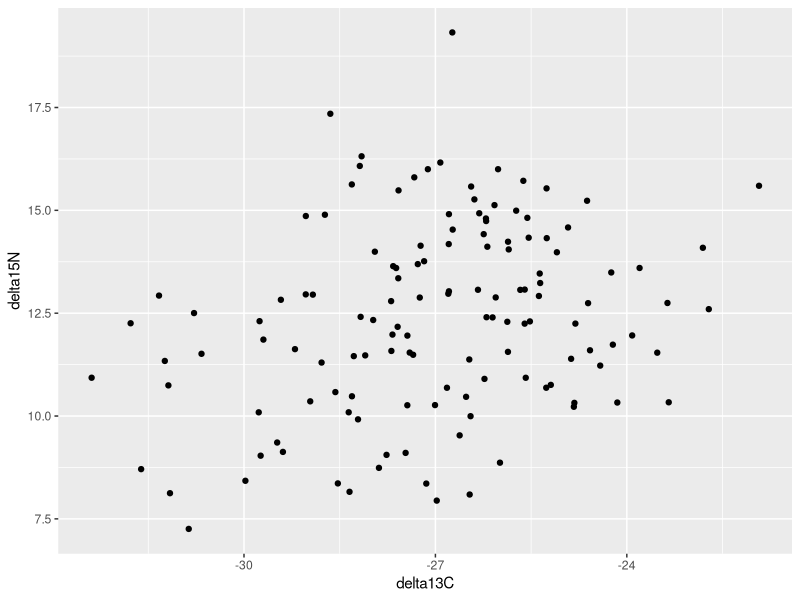
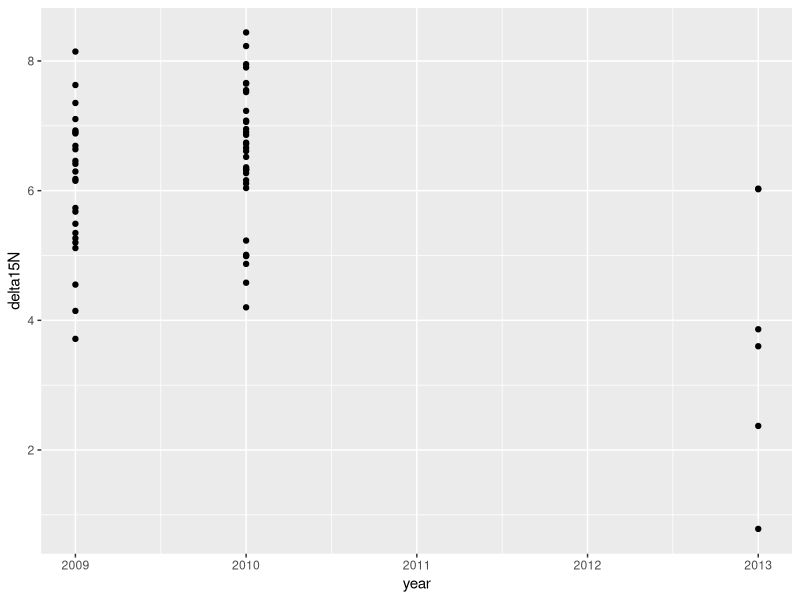
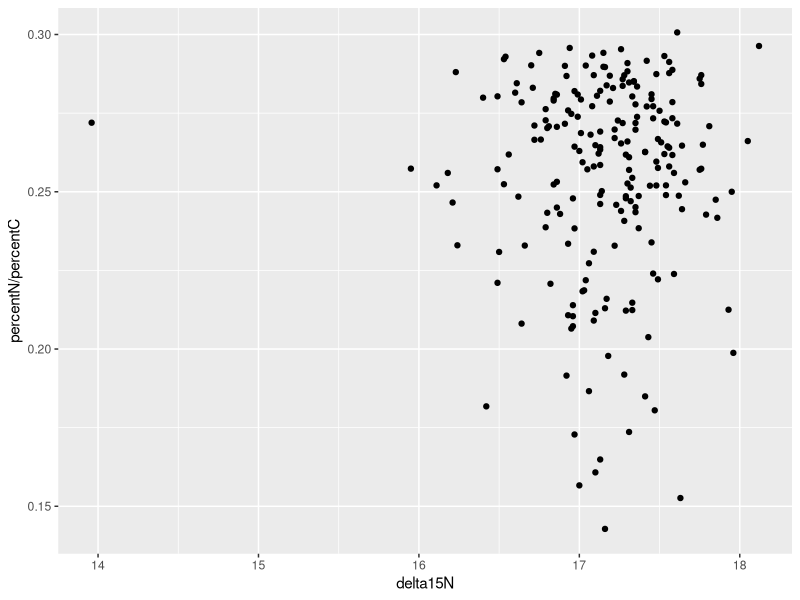
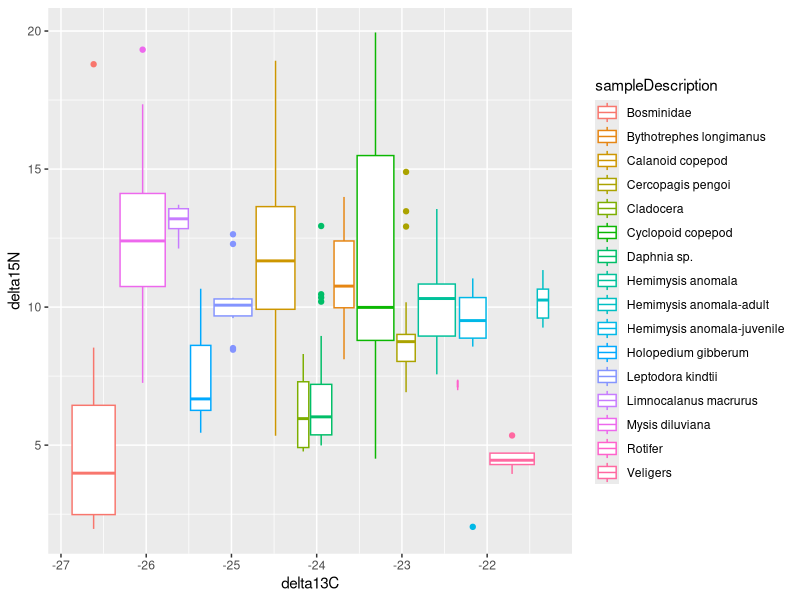
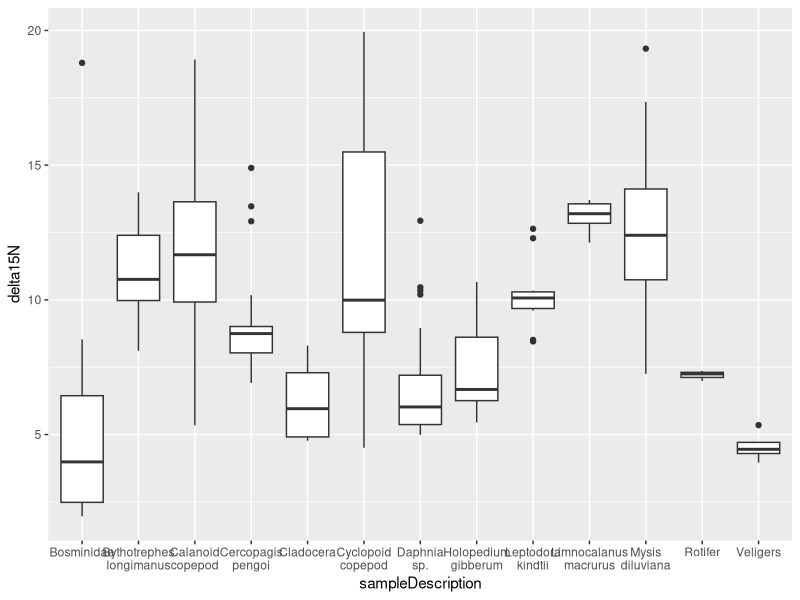
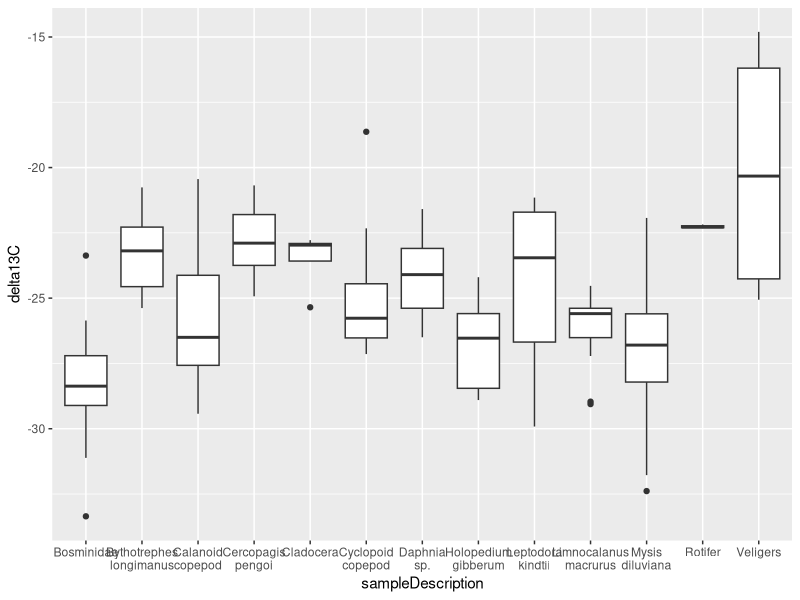
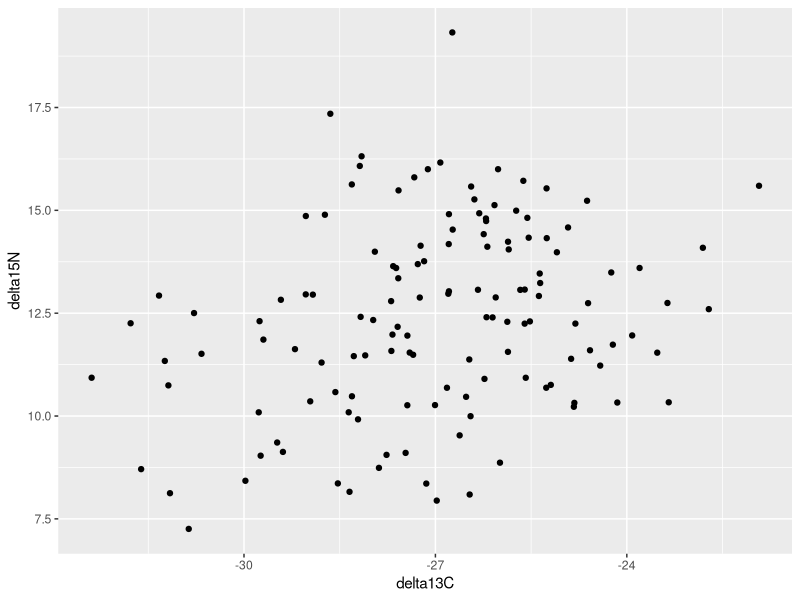
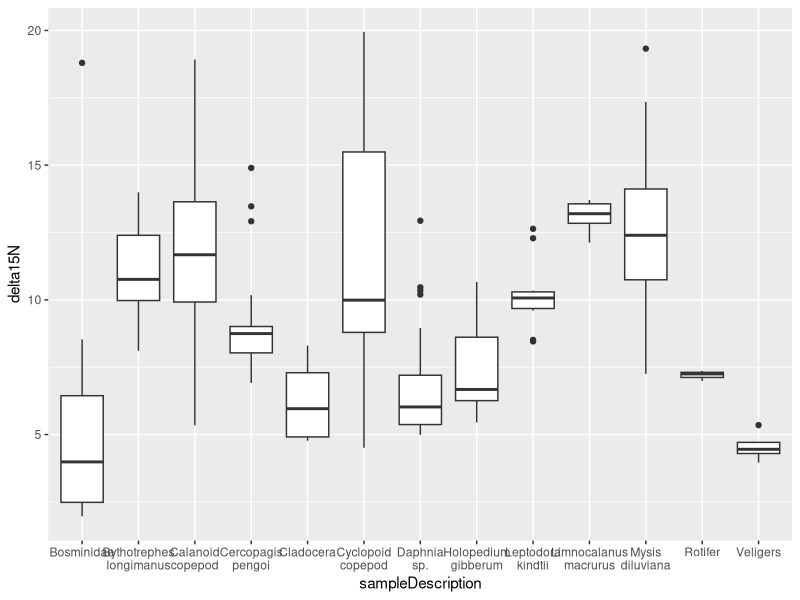

R code for these plots, in order:
## ---- chunk 1
knitr::opts_chunk$set(echo = TRUE, warning = FALSE)
## ---- chunk 2
library(tidyverse)
library(ggpubr)
library(rnaturalearth)
library(rnaturalearthdata)
library(stringr)

##### Import messy data and cut out empty rows and resave ####
### Will only have to do this once ###
# setwd("C:/Users/kcn33/Box/Summer 2022")
# data = data.frame(read.csv("USGS_LOBS_StableIsotopeData_20210113.csv"))
# data
# toDelete <- seq(0, nrow(data), 2)
# data = data[ toDelete ,]
# # data
# data$Group = NA
# setwd("C:/Users/kcn33/Box/Ontario Isotopes")
# write.csv(data, file = "LOBS Isotope Dataset 20210113.csv")

##### Load in Data ####
setwd("C:/Users/kcn33/github/ON_Zoop_StableIsotopes/")
data = read.csv(file = "raw-data/LOBS Isotope Dataset 20210113.csv")
data$X = data$X/2

summary(data)
unique(data$sampleDescription)

# # Load Map data
# lakes10 = ne_download(scale = 10, type = "lakes", category = "physical",
#                       returnclass = "sf")
# 
# 
# 
# ##### MAPPING #####
# mapofpoints = 
#   ggplot(data = lakes10)+
#   geom_sf()+
#   geom_point(data = data, aes(x = longitude_decDeg, y = lattitude_decDeg), size = 1, 
#              shape = 23, fill = "darkred")+
#   coord_sf(xlim = c(-80, -75), ylim = c(42,45), expand = FALSE)
# 
# mapofpoints

#coord_sf(xlim = c-82), ylim = c(41,46), expand = FALSE)

##### Subsetting data ####

mysids = data %>%
  filter(sampleDescription == "Mysis diluviana") %>%
  as.data.frame()
mysids

zoops = data %>% 
  filter(Group == "Zooplankton") %>%
  as.data.frame()

zoops_nohemi = zoops %>%
  filter(sampleDescription != "Hemimysis anomala") %>%
  filter(sampleDescription != "Hemimysis anomala-adult") %>%
  filter(sampleDescription != "Hemimysis anomala-juvenile") %>%
  as.data.frame()




#####

##### Plotting #####
mysis_CxN_plot = ggplot(mysids, aes(x = delta13C, y = delta15N)) +
  geom_point()
mysis_CxN_plot

ggplot(data[data$sampleDescription == "POC (phyto)", ], aes(x = year, y = delta15N ))+
  geom_point()

ggplot(data[data$sampleDescription == "Deepwater sculpin", ], aes(x = delta15N, y = percentN/percentC ))+
  geom_point()

zooptopes = 
  ggplot(zoops, aes(delta13C, delta15N, color = sampleDescription))+
  geom_boxplot()
zooptopes

zooptopes_box_15N = 
  ggplot(zoops_nohemi, aes(x = sampleDescription, y= delta15N))+
  geom_boxplot()+
  scale_x_discrete(labels = function(x) str_wrap(x, width = 6))
zooptopes_box_15N

zooptopes_box_13C = 
  ggplot(zoops_nohemi, aes(x = sampleDescription, y= delta13C))+
  geom_boxplot()+
scale_x_discrete(labels = function(x) str_wrap(x, width = 6))
zooptopes_box_13C
## ---- chunk 3
mysis_CxN_plot
## ---- chunk 4
zooptopes_box_15N
## ---- chunk 5
zooptopes_box_13C
